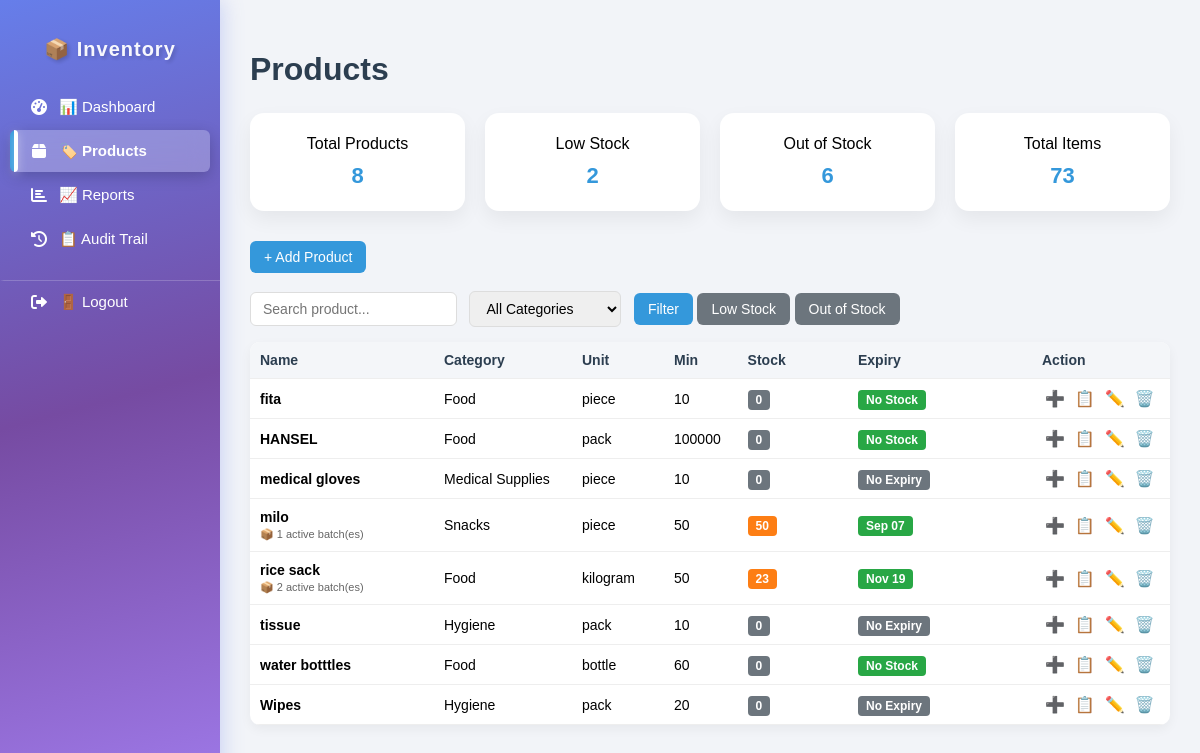
/products.php, run on the app's committed database.
### tables this page shows
CREATE TABLE `products` (
  `id` int(11) NOT NULL,
  `name` varchar(255) NOT NULL,
  `category_id` int(11) NOT NULL,
  `unit` varchar(50) NOT NULL,
  `min_stock` int(11) DEFAULT 0,
  `created_at` timestamp NOT NULL DEFAULT current_timestamp(),
  `is_active` tinyint(1) DEFAULT 1,
  `expiry_date` date DEFAULT NULL,
  `has_expiry` tinyint(1) DEFAULT 1
);

CREATE TABLE `categories` (
  `id` int(11) NOT NULL,
  `name` varchar(100) NOT NULL,
  `created_at` timestamp NOT NULL DEFAULT current_timestamp()
);

### public/products.php (the view, shortened to what this page needs)
<?php
$db = Database::connect();
$search = trim($_GET['search'] ?? '');
$categoryFilter = $_GET['category'] ?? '';
$stockFilter = $_GET['stock'] ?? '';
$page = (isset($_GET['page']) && is_numeric($_GET['page']) && $_GET['page'] > 0)
        ? (int)$_GET['page']
        : 1;
$limit = 10;
$offset = ($page - 1) * $limit;
$whereConditions = [];
$whereConditions[] = "p.is_active = 1";
$whereSQL = "WHERE " . implode(" AND ", $whereConditions);
$sql = "
SELECT
    p.id,
    p.name,
    p.unit,
    p.min_stock,
    p.category_id,
    p.has_expiry,
    c.name AS category_name,
    -- Calculate TOTAL stock across all batches
    COALESCE((
        SELECT SUM(
            CASE
                WHEN type='IN' THEN quantity
                WHEN type='OUT' THEN -quantity
                ELSE 0
            END
        )
        FROM stock_movements
        WHERE product_id = p.id
    ), 0) as total_stock
FROM products p
INNER JOIN categories c ON p.category_id = c.id
$whereSQL
ORDER BY p.name ASC
LIMIT :limit OFFSET :offset
";
$stmt = $db->prepare($sql);
$stmt->bindValue(':limit', $limit, PDO::PARAM_INT);
$stmt->bindValue(':offset', $offset, PDO::PARAM_INT);
$stmt->execute();
$products = $stmt->fetchAll(PDO::FETCH_ASSOC);
$processedProducts = [];
foreach ($products as $product) {
    $productId = $product['id'];
    $batchSql = "
        SELECT
            expiry_date,
            SUM(
                CASE
                    WHEN type='IN' THEN quantity
                    WHEN type='OUT' THEN -quantity
                    ELSE 0
                END
            ) as batch_stock
        FROM stock_movements
        WHERE product_id = :product_id
        GROUP BY expiry_date
        HAVING batch_stock > 0
        ORDER BY
            CASE WHEN expiry_date IS NULL THEN 1 ELSE 0 END,
            expiry_date ASC
    ";
    $batchStmt = $db->prepare($batchSql);
    $batchStmt->bindValue(':product_id', $productId, PDO::PARAM_INT);
    $batchStmt->execute();
    $batches = $batchStmt->fetchAll(PDO::FETCH_ASSOC);
    $product['batch_count'] = count($batches);
    $nearestExpiry = null;
    $expiredCount = 0;
    $today = date('Y-m-d');
    foreach ($batches as $batch) {
        if ($batch['expiry_date'] !== null) {
            if ($batch['expiry_date'] < $today) {
                $expiredCount++;
            } else {
                if ($nearestExpiry === null || $batch['expiry_date'] < $nearestExpiry) {
                    $nearestExpiry = $batch['expiry_date'];
                }
            }
        }
    }
    $product['nearest_expiry'] = $nearestExpiry;
    $product['expired_count'] = $expiredCount;
    $processedProducts[] = $product;
}
$products = $processedProducts;
$summaryQuery = "
    SELECT
        COUNT(DISTINCT p.id) as total_products,
        SUM(CASE
            WHEN COALESCE(sm.total, 0) > 0 AND COALESCE(sm.total, 0) <= p.min_stock THEN 1
            ELSE 0
        END) as low_stock,
        SUM(CASE
            WHEN COALESCE(sm.total, 0) <= 0 THEN 1
            ELSE 0
        END) as out_stock,
        COALESCE(SUM(sm.total), 0) as total_items
    FROM products p
    LEFT JOIN (
        SELECT
            product_id,
            SUM(CASE
                WHEN type='IN' THEN quantity
                WHEN type='OUT' THEN -quantity
                ELSE 0
            END) as total
        FROM stock_movements
        GROUP BY product_id
    ) sm ON p.id = sm.product_id
    WHERE p.is_active = 1
";
$summary = $db->query($summaryQuery)->fetch(PDO::FETCH_ASSOC);
?>
<!DOCTYPE html>
<html>
<head>
<link rel="stylesheet" href="assets/css/products.css">
<link rel="stylesheet" href="assets/css/style.css">
</head>
<body>
    <div class="container">
        <?php include 'includes/sidebar.php'; ?>
        <div class="main">
            <h1>Products
            </h1>
            <div class="card-container">
                <a href="products.php" style="text-decoration: none; color: inherit;">
                    <div class="card">Total Products<br><b><?= number_format($summary['total_products'] ?? 0) ?></b></div>
                </a>
                <a href="products.php?stock=low" style="text-decoration: none; color: inherit;">
                    <div class="card">Low Stock<br><b><?= number_format($summary['low_stock'] ?? 0) ?></b></div>
                </a>
                <a href="products.php?stock=out" style="text-decoration: none; color: inherit;">
                    <div class="card">Out of Stock<br><b><?= number_format($summary['out_stock'] ?? 0) ?></b></div>
                </a>
                <div class="card">Total Items<br><b><?= number_format($summary['total_items'] ?? 0) ?></b></div>
            </div>
            <button class="btn" onclick="openModal()">+ Add Product</button>
            <br><br>
            <form id="filterForm" method="GET" style="margin-bottom:15px;">
                <input type="text" id="searchInput" name="search" placeholder="Search product..."
                    value="<?= htmlspecialchars($search) ?>">
                <select name="category">
                    <option value="">All Categories</option>
                </select>
                <button class="btn">Filter</button>
                <a href="?stock=low<?= $search ? '&search='.urlencode($search) : '' ?><?= $categoryFilter ? '&category='.$categoryFilter : '' ?>" class="btn" style="background-color: <?= $stockFilter === 'low' ? '#007bff' : '#6c757d' ?>; color: white; text-decoration: none;">Low Stock</a>
                <a href="?stock=out<?= $search ? '&search='.urlencode($search) : '' ?><?= $categoryFilter ? '&category='.$categoryFilter : '' ?>" class="btn" style="background-color: <?= $stockFilter === 'out' ? '#007bff' : '#6c757d' ?>; color: white; text-decoration: none;">Out of Stock</a>
            </form>
            <table>
                <thead>
                    <tr>
                        <th>Name</th>
                        <th>Category</th>
                        <th>Unit</th>
                        <th>Min</th>
                        <th>Stock</th>
                        <th>Expiry</th>
                        <th>Action</th>
                    </tr>
                </thead>
                <tbody id="productTable">
                    <?php if(count($products) > 0): ?>
                        <?php foreach($products as $product): ?>
                            <?php
                            $stock = (int)$product['total_stock'];
                            $min = (int)$product['min_stock'];
                            $hasExpiry = (bool)$product['has_expiry'];
                            $batchCount = isset($product['batch_count']) ? (int)$product['batch_count'] : 0;
                            ?>
                            <tr>
                                <td>
                                    <strong><?= htmlspecialchars($product['name']) ?></strong>
                                    <?php if($batchCount > 0): ?>
                                        <div class="batch-info">
                                            📦 <?= $batchCount ?> active batch(es)
                                        </div>
                                    <?php endif; ?>
                                </td>
                                <td><?= htmlspecialchars($product['category_name']) ?></td>
                                <td><?= htmlspecialchars($product['unit']) ?></td>
                                <td><?= $product['min_stock'] ?></td>
                                <td>
                                    <?php if ($stock <= 0): ?>
                                        <span class="out-badge">0</span>
                                    <?php elseif ($stock <= $min): ?>
                                        <span class="low-badge"><?= $stock ?></span>
                                    <?php else: ?>
                                        <span style="font-weight:bold;"><?= $stock ?></span>
                                    <?php endif; ?>
                                </td>
                                <td>
                                    <?php
                                    if (!$hasExpiry) {
                                        echo "<span class='no-expiry-badge'>No Expiry</span>";
                                    } elseif (isset($product['nearest_expiry']) && $product['nearest_expiry']) {
                                        $today = new DateTime();
                                        $expDate = new DateTime($product['nearest_expiry']);
                                        $daysLeft = $today->diff($expDate)->days;
                                        if ($expDate < $today) {
                                            echo "<span class='expired-badge'>Expired</span>";
                                        } elseif ($daysLeft <= 60) {
                                            echo "<span class='warning-badge'>{$daysLeft}d</span>";
                                        } else {
                                            echo "<span class='safe-badge'>" . $expDate->format('M d') . "</span>";
                                        }
                                    } else {
                                        echo "<span class='safe-badge'>No Stock</span>";
                                    }
                                    ?>
                                </td>
                                <td class="action-buttons">
                                    <a href="#" class="action-btn" title="Stock In"
                                       onclick="openStockInModal(<?= $product['id'] ?>, '<?= htmlspecialchars(addslashes($product['name'])) ?>', null, <?= $hasExpiry ? 'true' : 'false' ?>); return false;">➕</a>
                                    <a href="#" class="action-btn" title="View Batches"
                                       onclick="viewBatches(<?= $product['id'] ?>, '<?= htmlspecialchars(addslashes($product['name'])) ?>'); return false;">📋</a>
                                    <a href="#" class="action-btn" title="Edit"
                                       onclick="openEditModal(<?= $product['id'] ?>, '<?= htmlspecialchars(addslashes($product['name'])) ?>', <?= $product['category_id'] ?>, '<?= htmlspecialchars(addslashes($product['unit'])) ?>', <?= $product['min_stock'] ?>, <?= $product['has_expiry'] ?>); return false;">✏️</a>
                                    <a href="#" class="action-btn" title="Delete"
                                       onclick="confirmDelete(<?= $product['id'] ?>, '<?= htmlspecialchars(addslashes($product['name'])) ?>'); return false;">🗑️</a>
                                </td>
                            </tr>
                        <?php endforeach; ?>
                    <?php else: ?>
                        <tr><td colspan="7" style="text-align:center; padding:20px;">No products found matching your filters.</td></tr>
                    <?php endif; ?>
                </tbody>
            </table>
        </div>
    </div>
</body>
</html>

### public/assets/css/products.css (style rules this page uses)
* { box-sizing: border-box; }
body { margin: 0; font-family: Arial, sans-serif; background: #f4f6f9; }
.container { display: flex; min-height: 100vh; }
.main { flex: 1; padding: 30px; }
h1 { margin-bottom: 25px; font-weight: 600; color: #2c3e50; }
.card-container { display: grid; grid-template-columns: repeat(auto-fit, minmax(180px, 1fr)); gap: 20px; margin-bottom: 30px; }
.card { background: white; padding: 20px; border-radius: 10px; box-shadow: 0 4px 12px rgba(0,0,0,0.06); text-align: center; transition: 0.2s ease; }
.card b { font-size: 22px; display: block; margin-top: 10px; color: #3498db; }
.btn { padding: 8px 14px; border: none; border-radius: 6px; cursor: pointer; font-size: 14px; transition: 0.2s; background: #3498db; color: white; }
form input, form select { padding: 8px 12px; border-radius: 6px; border: 1px solid #ddd; margin-right: 8px; font-size: 14px; }
table { width: 100%; border-collapse: collapse; background: white; border-radius: 10px; overflow: hidden; box-shadow: 0 4px 12px rgba(0,0,0,0.05); table-layout: fixed; }
th:nth-child(1), td:nth-child(1) { width: 20%; }
th:nth-child(2), td:nth-child(2) { width: 15%; }
th:nth-child(3), td:nth-child(3) { width: 10%; }
th:nth-child(4), td:nth-child(4) { width: 8%; }
th:nth-child(5), td:nth-child(5) { width: 12%; }
th:nth-child(6), td:nth-child(6) { width: 20%; }
th:nth-child(7), td:nth-child(7) { width: 15%; }
td, th { overflow: hidden; text-overflow: ellipsis; white-space: nowrap; }
th { background: #ecf0f1; text-align: left; padding: 14px; font-size: 14px; color: #2c3e50; }
td { padding: 14px; font-size: 14px; border-top: 1px solid #f0f0f0; }
.out-badge { background-color: #e74c3c; color: white; padding: 4px 10px; border-radius: 20px; font-size: 12px; font-weight: bold; }
.low-badge { background-color: #f39c12; color: white; padding: 4px 10px; border-radius: 20px; font-size: 12px; font-weight: bold; }
.safe-badge { background:#27ae60; color:white; padding:4px 8px; border-radius:6px; font-size:12px; }
#productTable { transition: opacity 0.15s ease; }

### public/assets/css/style.css (style rules this page uses)
* { box-sizing: border-box; }
body { margin: 0; font-family: Arial, sans-serif; background: #f2f4f8; }
.container { display: flex; min-height: 100vh; }
.main { flex: 1; padding: 30px; background: #f2f4f8; }
.card { background: white; padding: 22px; border-radius: 14px; box-shadow: 0 8px 20px rgba(0,0,0,0.06); transition: 0.2s ease; }
table { width: 100%; border-collapse: collapse; }
th, td { padding: 10px; border-bottom: 1px solid #eee; }
th { background: #f4f6f9; text-align: left; }

### public/products.php (style rules this page uses)
.batch-info { font-size: 11px; color: #666; margin-top: 3px; }
.safe-badge { background-color: #28a745; color: white; padding: 3px 8px; border-radius: 4px; font-size: 12px; font-weight: bold; }
.out-badge { background-color: #6c757d; color: white; padding: 3px 8px; border-radius: 4px; font-size: 12px; font-weight: bold; }
.low-badge { background-color: #fd7e14; color: white; padding: 3px 8px; border-radius: 4px; font-size: 12px; font-weight: bold; }
.no-expiry-badge { background-color: #6c757d; color: white; padding: 3px 8px; border-radius: 4px; font-size: 12px; font-weight: bold; }
.action-btn { text-decoration: none; margin: 0 3px; font-size: 16px; }

### data on the page
products: name "fita", category.name "Food", unit "piece", min_stock "10", has_expiry "No Stock"
products: name "HANSEL", category.name "Food", unit "pack", min_stock "100000", has_expiry "No Stock"
products: name "medical gloves", category.name "Medical Supplies", unit "piece", min_stock "10", has_expiry "No Expiry"
products: name "milo", has_expiry "1", category.name "Snacks", unit "piece", min_stock "50", stock "50", format "Sep 07"
products: name "rice sack", category "2", category.name "Food", unit "kilogram", min_stock "50", stock "23", format "Nov 19"
products: name "tissue", category.name "Hygiene", unit "pack", min_stock "10", has_expiry "No Expiry"
products: name "water botttles", category.name "Food", unit "bottle", min_stock "60", has_expiry "No Stock"
products: name "Wipes", category.name "Hygiene", unit "pack", min_stock "20", has_expiry "No Expiry"

### other printed values
$summary['total_products'] "8"
$summary['low_stock'] "2"
$summary['out_stock'] "6"
$summary['total_items'] "73"
